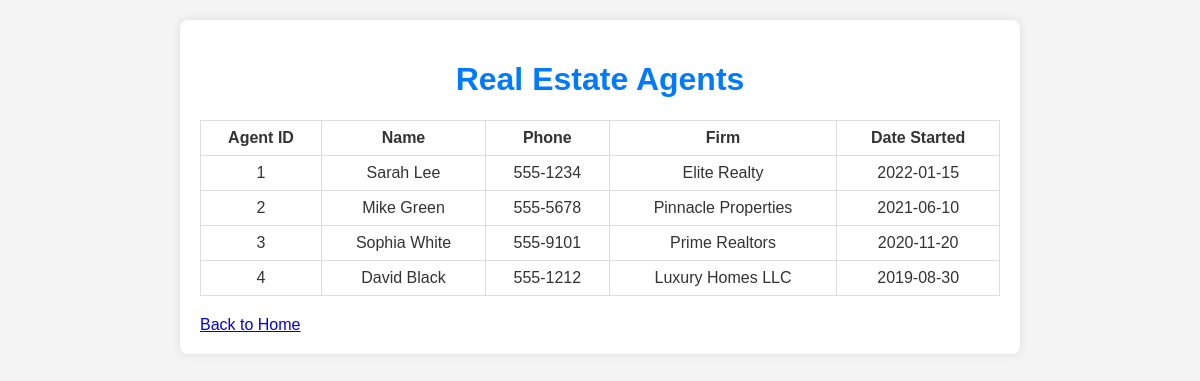
Screenshot of /agents.php with the database file from the repository.
### tables this page shows
CREATE TABLE Agent (
    agentId INT PRIMARY KEY,
    name VARCHAR(30) NOT NULL,
    phone CHAR(12) NOT NULL,
    firmId INT NOT NULL,
    dateStarted DATE NOT NULL,
    FOREIGN KEY (firmId) REFERENCES Firm(id)
);

CREATE TABLE Firm (
    id INT PRIMARY KEY,
    name VARCHAR(30) NOT NULL,
    address VARCHAR(50) NOT NULL
);

### agents.php (the view, shortened to what this page needs)
<?php
include "db_connect.php";
$query = "
    SELECT Agent.agentId, Agent.name AS agentName, Agent.phone, Firm.name AS firmName, Agent.dateStarted
    FROM Agent
    INNER JOIN Firm ON Agent.firmId = Firm.id
";
$result = $conn->query($query);
$agents = $result->fetch_all(MYSQLI_ASSOC);
?>
<!DOCTYPE html>
<html lang="en">
<head>
    <link rel="stylesheet" href="style.css">
</head>
<body>
    <div class="container">
        <h1>Real Estate Agents</h1>
        <table border="1">
            <tr>
                <th>Agent ID</th>
                <th>Name</th>
                <th>Phone</th>
                <th>Firm</th>
                <th>Date Started</th>
            </tr>
            <?php foreach ($agents as $agent): ?>
                <tr>
                    <td><?= htmlspecialchars($agent['agentId']); ?></td>
                    <td><?= htmlspecialchars($agent['agentName']); ?></td>
                    <td><?= htmlspecialchars($agent['phone']); ?></td>
                    <td><?= htmlspecialchars($agent['firmName']); ?></td>
                    <td><?= htmlspecialchars($agent['dateStarted']); ?></td>
                </tr>
            <?php endforeach; ?>
        </table>
        <a href="index.php">Back to Home</a>
    </div>
</body>
</html>

### style.css (style rules this page uses)
body { font-family: Arial, sans-serif; margin: 0; padding: 0; background-color: #f4f4f4; color: #333; }
.container { max-width: 800px; margin: 20px auto; padding: 20px; background: white; border-radius: 8px; box-shadow: 0 0 10px rgba(0, 0, 0, 0.1); }
h1 { color: #007bff; text-align: center; }
table { width: 100%; border-collapse: collapse; margin: 20px 0; }
table, th, td { border: 1px solid #ddd; }
th, td { padding: 8px; text-align: center; }

### rows the page displays
agent: agentId "1", name "Sarah Lee", phone "555-1234", firmId.name "Elite Realty", dateStarted "2022-01-15"
agent: agentId "2", name "Mike Green", phone "555-5678", firmId.name "Pinnacle Properties", dateStarted "2021-06-10"
agent: agentId "3", name "Sophia White", phone "555-9101", firmId.name "Prime Realtors", dateStarted "2020-11-20"
agent: agentId "4", name "David Black", phone "555-1212", firmId.name "Luxury Homes LLC", dateStarted "2019-08-30"
